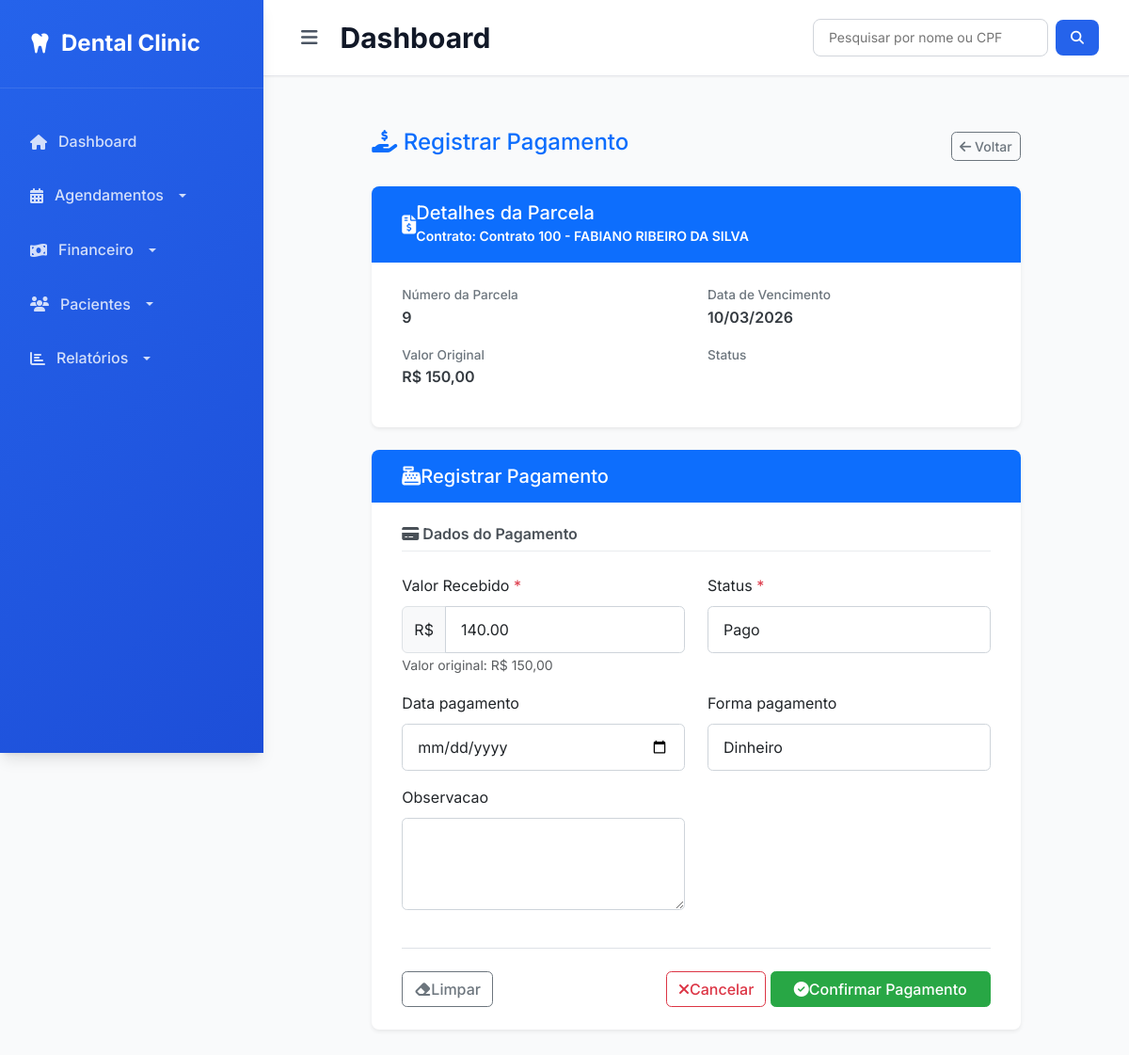
The app's page /financeiro/parcela/receber/9/, older data.
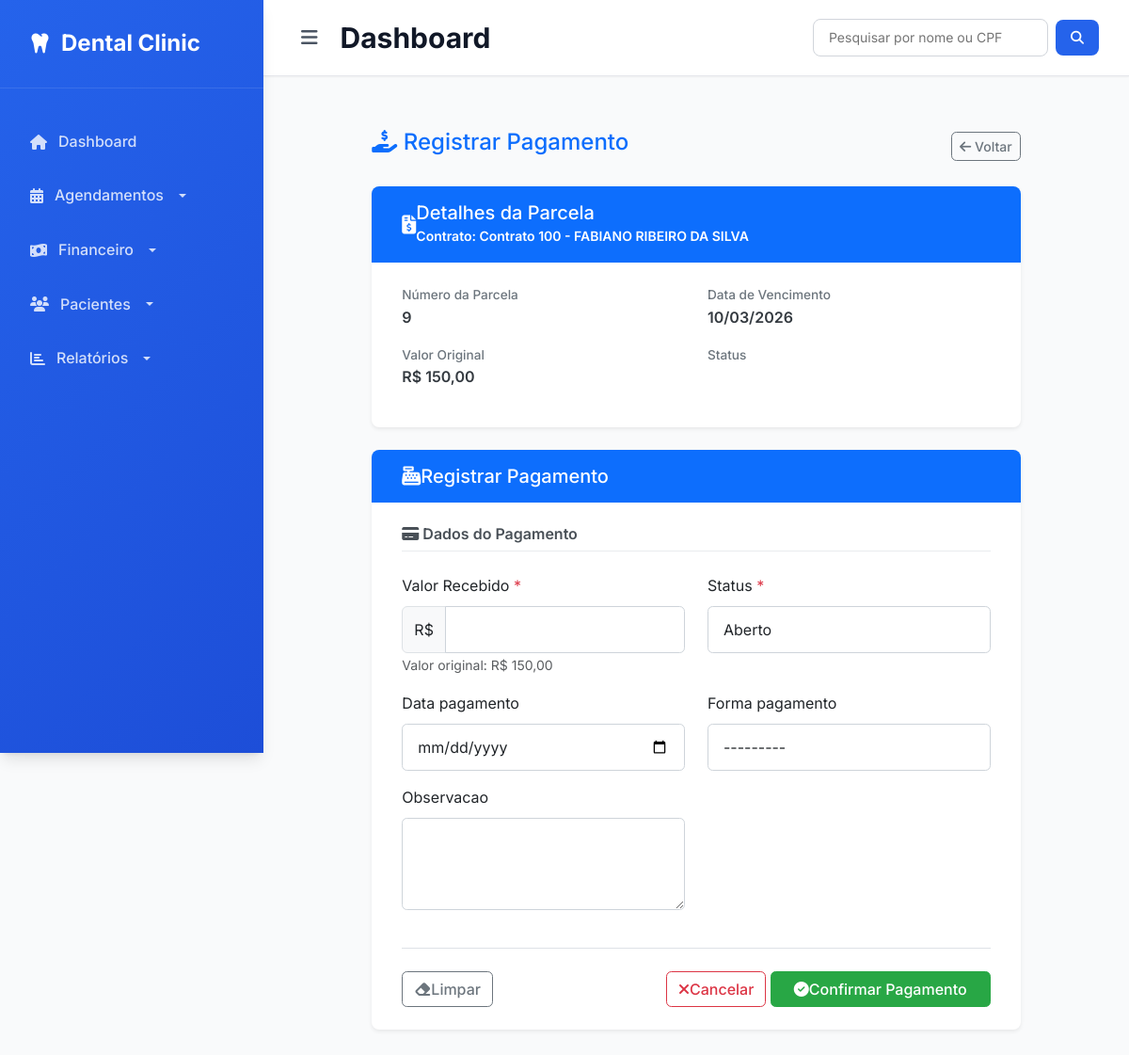
The same page, newer data.
### financeiro/models.py (models this page shows, shortened)
class Parcela(models.Model):
    FORMA_PAGAMENTO_CHOICES = [
        ('dinheiro', 'Dinheiro'),
        ('pix_pj', 'Pix PJ'),
        ('pix_pf', 'Pix PF'),
        ('cartao_credito', 'Cartão de crédito'),
        ('cartao_debito', 'Cartão de débito'),
    ]
    contrato = models.ForeignKey(Contrato, on_delete=models.CASCADE, related_name='parcelas')
    numero = models.PositiveIntegerField(verbose_name="Parcela")
    data_vencimento = models.DateField()
    valor = models.DecimalField(max_digits=10, decimal_places=2)
    valor_pago = models.DecimalField(max_digits=10, decimal_places=2, null=True, blank=True)  # <== ADICIONADO
    status = models.CharField(max_length=20, choices=[('aberto', 'Aberto'), ('pago', 'Pago')], default="aberto")
    data_pagamento = models.DateField(null=True, blank=True)
    forma_pagamento = models.CharField(max_length=20, choices=FORMA_PAGAMENTO_CHOICES, null=True, blank=True)
    observacao = models.TextField(blank=True)

class Contrato(models.Model):
    STATUS_CONTRATO_CHOICES = [
        ('ativo', 'ATIVO'),
        ('pendente', 'PENDENTE'),
        ('cancelado', 'CANCELADO'),
        ]
    paciente = models.ForeignKey('paciente.Paciente', on_delete=models.CASCADE, verbose_name='Paciente')
    plano = models.ForeignKey(Plano, on_delete=models.CASCADE, verbose_name='Plano')
    data_adesao = models.DateField(default=date.today, verbose_name='Adesão')
    dia_vencimento = models.IntegerField(choices=[(d, f"Dia {d}") for d in [5, 10, 15, 20, 25, 30]], verbose_name='Vencimento')
    numero_contrato = models.CharField(max_length=20, unique=True, verbose_name='Contrato')
    status_contrato = models.CharField(max_length=20, verbose_name='Status', choices=STATUS_CONTRATO_CHOICES, null=True, blank=True)
    def __str__(self):
        return f"Contrato {self.numero_contrato} - {self.paciente.nome}"

### paciente/models.py (models this page shows, shortened)
class Paciente(models.Model):
    nome = models.CharField(max_length=100)
    cpf = models.CharField(max_length=14, unique=True)
    data_nascimento = models.DateField()
    nome_pai = models.CharField(max_length=150, blank=True, null=True)
    nome_mae = models.CharField(max_length=150, blank=True, null=True)
    nacionalidade = models.CharField(max_length=100, blank=True, null=True)
    naturalidade = models.CharField(max_length=100, blank=True, null=True)
    estado_civil = models.CharField(
        max_length=20,
        choices=[
            ('solteiro', 'Solteiro(a)'),
            ('casado', 'Casado(a)'),
            ('divorciado', 'Divorciado(a)'),
            ('viuvo', 'Viúvo(a)'),
            ('outro', 'Outro'),
        ],
        blank=True,
        null=True
    )
    sexo = models.CharField(
        max_length=10,
        choices=[
            ('masculino', 'Masculino'),
            ('feminino', 'Feminino'),
            ('outro', 'Outro'),
        ],
        blank=True,
        null=True
    )
    profissao = models.CharField(max_length=100, blank=True, null=True)
    telefone = models.CharField(max_length=20, blank=True, null=True)
    observacao_contato = models.TextField(blank=True, null=True)
    cep = models.CharField(max_length=9, blank=True, null=True)
    endereco = models.CharField(max_length=150, blank=True, null=True)
    numero = models.CharField(max_length=10, blank=True, null=True)
    bairro = models.CharField(max_length=100, blank=True, null=True)
    cidade = models.CharField(max_length=100, blank=True, null=True)
    uf = models.CharField(max_length=2, blank=True, null=True)
    complemento = models.CharField(max_length=100, blank=True, null=True)
    ponto_referencia = models.CharField(max_length=150, blank=True, null=True)
    outras_observacoes = models.TextField(blank=True, null=True)
    data_cadastro = models.DateTimeField(auto_now_add=True)

### financeiro/views.py (the view)
# urls.py: path('parcela/receber/<int:parcela_id>/', views.parcela_receber, name='parcela_receber'),
def parcela_receber(request, parcela_id):
    parcela = get_object_or_404(Parcela, id=parcela_id)
    paciente = parcela.contrato.paciente
    if request.method == 'POST':
        form = ParcelaReceberForm(request.POST, instance=parcela)
        if form.is_valid():
            form.save()
            return redirect('financeiro:paciente_ficha', paciente_id=paciente.id)
    else:
        form = ParcelaReceberForm(instance=parcela)
    return render(request, 'financeiro/parcela/parcela_receber.html', {
        'form': form,
        'parcela': parcela,
        'paciente_id': paciente.id,
    })

### financeiro/templates/financeiro/parcela/parcela_receber.html (shortened to what this page needs)
{% extends 'core/base.html' %}
{% load crispy_forms_tags %}
{% block content %}
<div class="container py-4">
    <div class="row justify-content-center">
        <div class="col-lg-10">
            <div class="d-flex justify-content-between align-items-center mb-4">
                <h2 class="h4 font-weight-bold text-primary">
                    <i class="fas fa-hand-holding-usd mr-2"></i>
                    Registrar Pagamento
                </h2>
                <a href="{% url 'financeiro:paciente_ficha' parcela.contrato.paciente.id %}"
                   class="btn btn-sm btn-outline-secondary">
                    <i class="fas fa-arrow-left mr-1"></i> Voltar
                </a>
            </div>
            <div class="card shadow-sm border-0 mb-4">
                <div class="card-header bg-primary text-white py-3">
                    <div class="d-flex align-items-center">
                        <i class="fas fa-file-invoice-dollar fa-lg mr-3"></i>
                        <div>
                            <h5 class="mb-0 font-weight-bold">Detalhes da Parcela</h5>
                            <small class="font-weight-light">Contrato: {{ parcela.contrato }}</small>
                        </div>
                    </div>
                </div>
                <div class="card-body">
                    <div class="row">
                        <div class="col-md-6">
                            <div class="detail-item mb-3">
                                <span class="detail-label">Número da Parcela</span>
                                <span class="detail-value">{{ parcela.numero }}</span>
                            </div>
                            <div class="detail-item mb-3">
                                <span class="detail-label">Valor Original</span>
                                <span class="detail-value">R$ {{ parcela.valor|floatformat:2 }}</span>
                            </div>
                        </div>
                        <div class="col-md-6">
                            <div class="detail-item mb-3">
                                <span class="detail-label">Data de Vencimento</span>
                                <span class="detail-value">{{ parcela.data_vencimento|date:"d/m/Y" }}</span>
                            </div>
                            <div class="detail-item mb-3">
                                <span class="detail-label">Status</span>
                                <span class="badge badge-{% if parcela.status == 'pago' %}success{% else %}warning{% endif %}">
                                </span>
                            </div>
                        </div>
                    </div>
                </div>
            </div>
            <div class="card shadow-sm border-0">
                <div class="card-header bg-primary text-white py-3">
                    <h5 class="mb-0 font-weight-bold d-flex align-items-center">
                        <i class="fas fa-cash-register mr-3"></i>
                        <span>Registrar Pagamento</span>
                    </h5>
                </div>
                <div class="card-body">
                    <form method="post" class="needs-validation" novalidate>
                        <div class="form-section mb-4">
                            <h6 class="section-title">
                                <i class="fas fa-credit-card mr-2"></i>
                                Dados do Pagamento
                            </h6>
                            <div class="section-content">
                                <div class="row">
                                    <div class="form-group col-md-6 mb-3">
                                        <label for="{{ form.valor_pago.id_for_label }}" class="form-label">
                                            Valor Recebido
                                            <span class="text-danger">*</span>
                                        </label>
                                        <div class="input-group">
                                          <span class="input-group-text">R$</span>
                                          {{ form.valor_pago }}
                                        </div>
                                        <small class="form-text text-muted">
                                            Valor original: R$ {{ parcela.valor|floatformat:2 }}
                                        </small>
                                    </div>
                                    {% for field in form %}
                                        {% if field.name != 'valor_pago' %}
                                        <div class="form-group col-md-6 mb-3">
                                            <label for="{{ field.id_for_label }}" class="form-label">
                                                {{ field.label }}
                                                {% if field.field.required %}<span class="text-danger">*</span>{% endif %}
                                            </label>
                                            {{ field }}
                                        </div>
                                        {% endif %}
                                    {% endfor %}
                                </div>
                            </div>
                        </div>
                        <div class="form-actions pt-4 border-top">
                            <div class="d-flex justify-content-between">
                                <button type="reset" class="btn btn-outline-secondary">
                                    <i class="fas fa-eraser mr-2"></i>Limpar
                                </button>
                                <div>
                                    <a href="{% url 'financeiro:paciente_ficha' parcela.contrato.paciente.id %}"
                                       class="btn btn-outline-danger mr-2">
                                        <i class="fas fa-times mr-2"></i>Cancelar
                                    </a>
                                    <button type="submit" class="btn btn-success px-4">
                                        <i class="fas fa-check-circle mr-2"></i>Confirmar Pagamento
                                    </button>
                                </div>
                            </div>
                        </div>
                    </form>
                </div>
            </div>
        </div>
    </div>
</div>
{% endblock %}

### templates/core/base.html (shortened to what this page needs)
<!doctype html>
<html lang="pt-br">
<head>
  <link href="https://cdn.jsdelivr.net/npm/bootstrap@5.3.3/dist/css/bootstrap.min.css" rel="stylesheet" />
  <link href="https://cdnjs.cloudflare.com/ajax/libs/font-awesome/6.4.0/css/all.min.css" rel="stylesheet" />
</head>
<body>
<div class="sidebar" id="sidebar">
    <div class="sidebar-brand">
        <h2>
            <i class="fas fa-tooth"></i>
            Dental Clinic
        </h2>
    </div>
    <ul class="sidebar-nav">
        <li>
            <a href="{% url 'core:dashboard' %}" class="{% if request.resolver_match.url_name == 'dashboard' %}active{% endif %}">
                <i class="fas fa-home"></i> Dashboard
            </a>
        </li>
        <li class="nav-item dropdown">
            <a href="#" class="dropdown-toggle" data-bs-toggle="dropdown" aria-expanded="false">
                <i class="fas fa-calendar-alt"></i> Agendamentos
            </a>
        </li>
        <li class="nav-item dropdown">
            <a href="#" class="dropdown-toggle" data-bs-toggle="dropdown" aria-expanded="false">
                <i class="fas fa-money-bill-wave"></i> Financeiro
            </a>
        </li>
        <li class="nav-item dropdown">
            <a href="#" class="dropdown-toggle" data-bs-toggle="dropdown" aria-expanded="false">
                <i class="fas fa-users"></i> Pacientes
            </a>
        </li>
        <li class="nav-item dropdown">
            <a href="#" class="dropdown-toggle" data-bs-toggle="dropdown" aria-expanded="false">
                <i class="fas fa-chart-bar"></i> Relatórios
            </a>
        </li>
    </ul>
</div>
<div class="main-content" id="mainContent">
    <div class="top-bar">
        <div class="top-bar-left">
            <button class="sidebar-toggle" id="sidebarToggle">
                <i class="fas fa-bars"></i>
            </button>
            <h1>{% block page_title %}Dashboard{% endblock %}</h1>
        </div>
        <div class="top-bar-right">
            <form class="search-form" role="search" action="{% url 'financeiro:buscar_paciente' %}" method="GET">
                <input
                    id="autocomplete-busca"
                    type="search"
                    placeholder="Pesquisar por nome ou CPF"
                    aria-label="Pesquisar"
                    name="q"
                    autocomplete="on"
                />
                <button type="submit">
                    <i class="fas fa-search"></i>
                </button>
            </form>
        </div>
    </div>
    <div class="page-content">
        {% block content %}{% endblock %}
    </div>
</div>
<link rel="stylesheet" href="https://code.jquery.com/ui/1.13.0/themes/base/jquery-ui.css">
</body>
</html>

Row changes from the older to the newer data that the page shows:
changed Parcela "Contrato 100 - FABIANO RIBEIRO DA SILVA": valor_pago "140.00" → (not shown); status "Pago" → "Aberto"; forma_pagamento "Dinheiro" → "---------"
